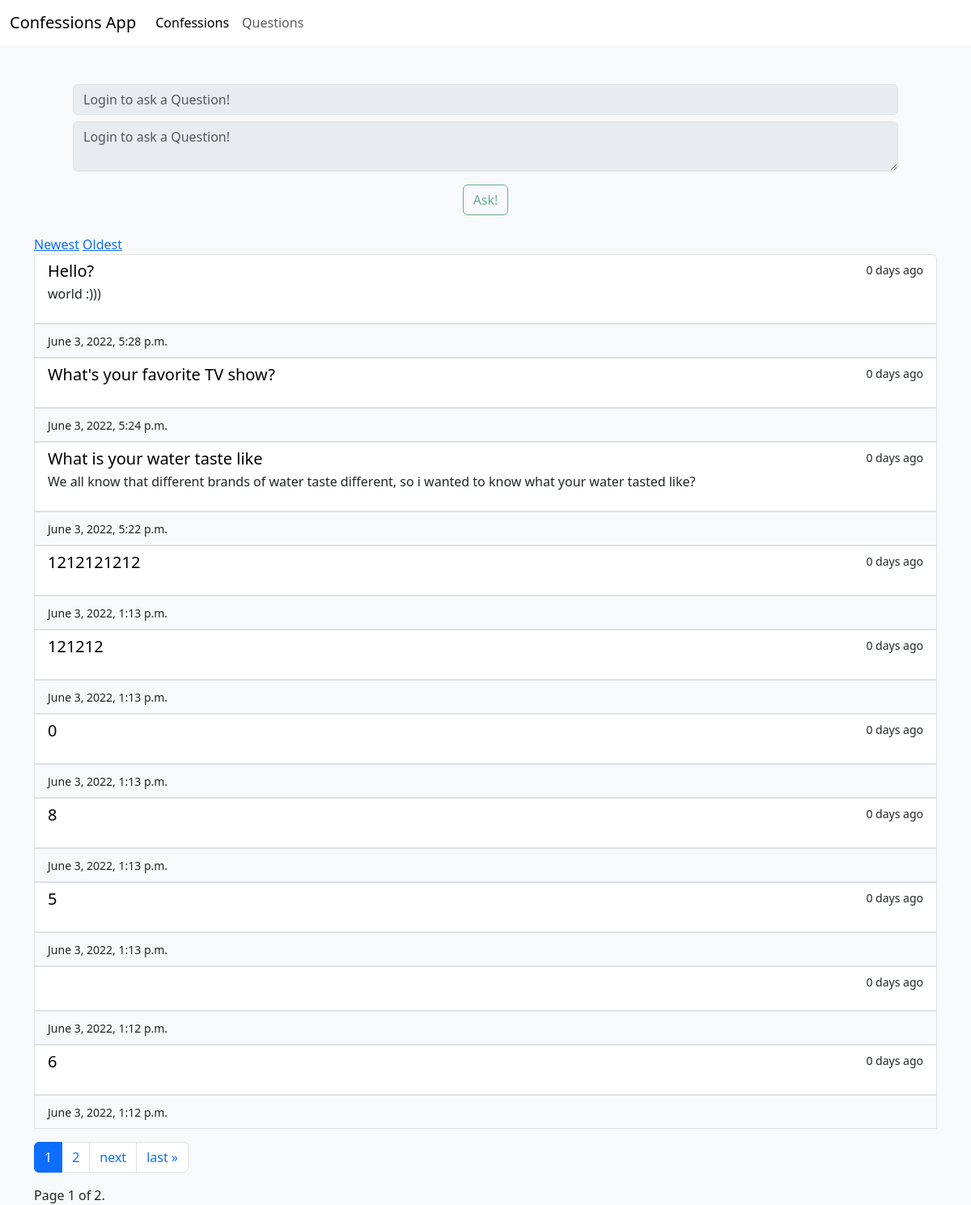
Page /questions on the earlier database version.
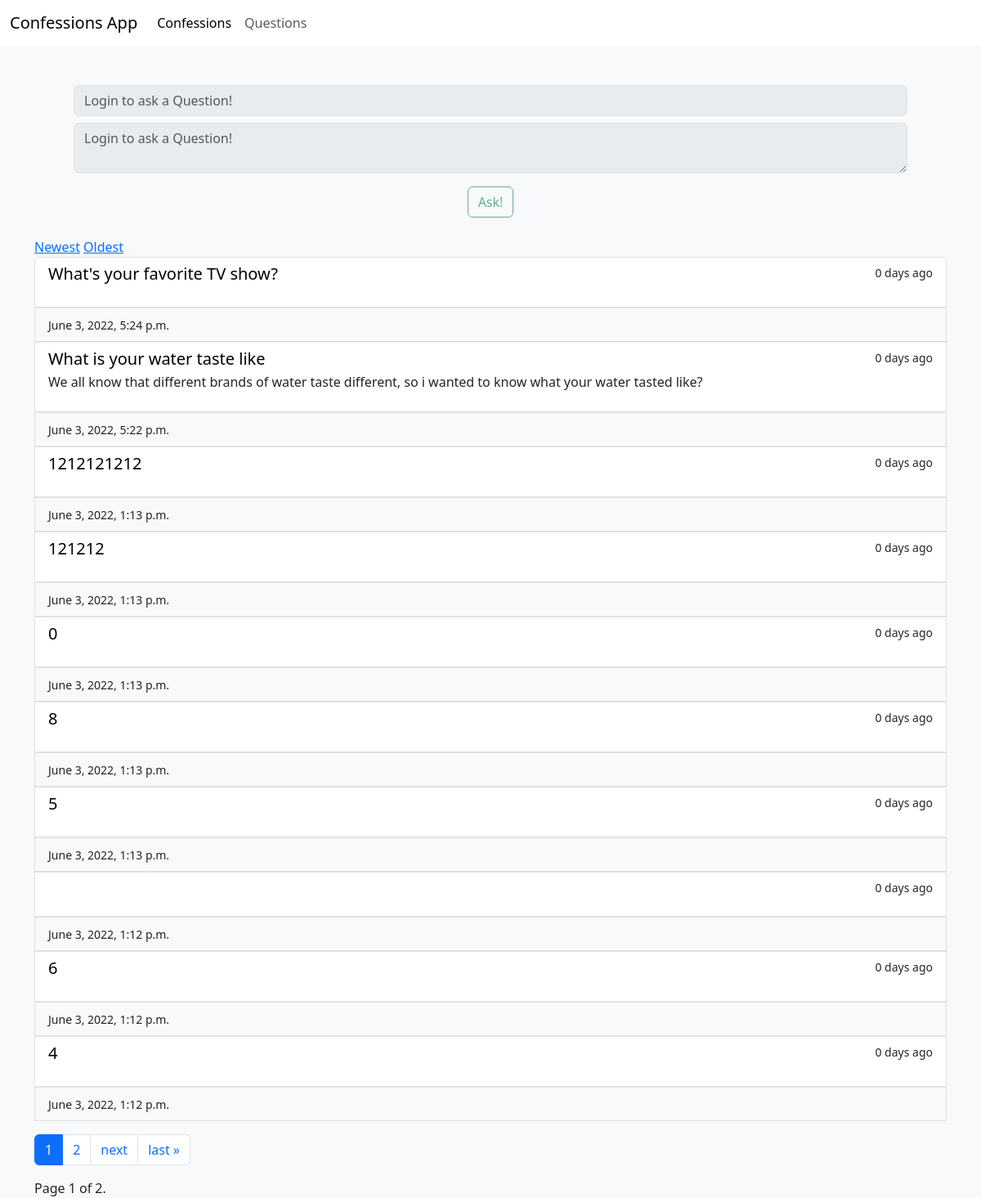
Same page on the later database version.
### ConfessionsApp/models.py (models this page shows, shortened)
class Question(models.Model):
    CATEGORIES = [
        ('CMPLN', 'Complaint'),
        ('FMLY', 'Family'),
        ('FRNDS', 'Friends'),
        ('HBBS', 'Hobbies'),
        ('LV', 'Love'),
        ('OTHR', 'Other'),
        ('SCHL', 'School'),
        ('SPRTS', 'Sports'),
    ]
    category = models.CharField(max_length=10, choices=CATEGORIES)
    owner = models.ForeignKey(User, on_delete=models.CASCADE)
    question_text = models.CharField(max_length=255)
    body = models.TextField()
    date = models.DateTimeField(auto_now_add=True)
    edited = models.BooleanField(default=False)
    edited_date = models.DateTimeField(auto_now=True)
    @property
    def num_days_ago(self):
        today= timezone.now()
        return (today - self.date).days

### ConfessionsApp/views.py (the view, shortened to what this page needs)
# urls.py: path("questions", views.questions, name="questions"),
def questions(request):
    if request.method != "POST":
        SortBy = request.GET.get("SortBy")
        if SortBy == "Oldest":
            Questions = Question.objects.all().order_by("date")
        elif SortBy == "Newest":
            Questions = Question.objects.all().order_by("-date")
        else:
            Questions = Question.objects.all().order_by("-date")
        paginator = Paginator(Questions, 10)
        page_number = request.GET.get('page')
        page_obj = paginator.get_page(page_number)
        return render(request, "ConfessionsApp/questions.html", {
            "page_obj" : page_obj,
        })

### ConfessionsApp/templates/ConfessionsApp/questions.html (shortened to what this page needs)
{%extends 'ConfessionsApp/base.html'%}
{% load bootstrap_icons %}
{%load static%}
{%block content%}
<div class="container mt-5 mb-3">
  <form class="text-center mx-5" method="POST">
    {%if user.is_authenticated%}
    <input class="form-control mb-2" type="text"
      name="QuestionInput" placeholder="Enter a question title!"
      />
      <textarea class="form-control mb-2" type="text"
      name="QuestionBodyInput" placeholder="Type your question here!"
      /></textarea>
    <input id="submitBtn" class="btn btn-outline-success mt-2 mb-4" type="submit" value="Ask!" />
    {%else%}
    <input class="form-control mb-2" type="text"
      name="QuestionInput" placeholder="Login to ask a Question!"
      disabled
    />
    <textarea class="form-control mb-2" type="text"
      name="QuestionBodyInput" placeholder="Login to ask a Question!" disabled
      ></textarea>
    <input id="submitBtn" class="btn btn-outline-success mt-2 mb-4" type="submit" value="Ask!" disabled/>
    {%endif%}
  </form>
  <a href="?page={{page_obj.number}}&SortBy=Newest">Newest</a>
  <a href="?page={{page_obj.number}}&SortBy=Oldest">Oldest</a>
  <div class="list-group">
    {%for Question in page_obj%}
    <a href="{%url 'ConfessionsApp:question' Question.id%}" class="list-group-item list-group-item-action">
      <div class="d-flex w-100 justify-content-between">
        <h5 class="mb-1 text-black" style="text-decoration:none">{{Question.question_text}}</h5>
        <small>{{Question.num_days_ago}} days ago</small>
      </div>
      <div>
        <p>{{Question.body}}</p>
      </div>
    </a>
    <div class="fluid-container">
      <span class="list-group-item bg-light">
      <small class="">{{Question.date}}</small>
    </span>
    </div>
    {%endfor%}
  </div>
</div>
<div class="container">
<ul class="pagination my-3">
  <li class="page-item active" aria-current="page">
    <a class="page-link" href="#" >{{page_obj.number}}</a>
  </li>
  {% if page_obj.has_next %}
    <li class="page-item">
      <a class="page-link" href="?page={{ page_obj.next_page_number }}&SortBy={{SortBy}}">{{ page_obj.next_page_number }}</a>
    </li>
      <li class="page-item">
        <a class="page-link" href="?page={{ page_obj.next_page_number }}&SortBy={{SortBy}}">next</a>
      </li>
      <li class="page-item">
        <a class="page-link" href="?page={{ page_obj.paginator.num_pages }}&SortBy={{SortBy}}">last &raquo;</a>
      </li>
  {% endif %}
</ul>
<span class="current">
Page {{ page_obj.number }} of {{ page_obj.paginator.num_pages }}.
</span>
</div>
{%endblock content%}

Differences in the rows shown:
removed Question: question_text "Hello?", num_days_ago "0", body "world :)))", date "June 3, 2022, 5:28 p.m."
now on this page (row unchanged): Question: question_text "4", num_days_ago "0", date "June 3, 2022, 1:12 p.m."
